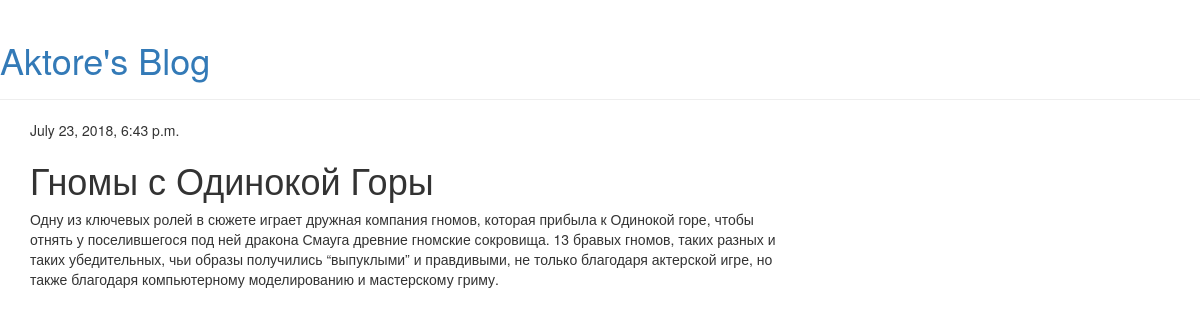
Page /post/6/ on the committed database.
### blog/models.py (models this page shows, shortened)
class Post(models.Model):
    auth = models.ForeignKey('auth.User',on_delete=models.CASCADE)
    title = models.CharField(max_length=200)
    text = models.TextField()
    created_date = models.DateTimeField(default=timezone.now)
    published_date = models.DateTimeField(blank=True, null=True)

### blog/views.py (the view)
# urls.py: url(r'^post/(?P<pk>\d+)/$', views.post_detail, name='post_detail'),
def post_detail(request, pk):
    post = get_object_or_404(Post, pk=pk)
    return render(request, 'blog/post_detail.html', {'post': post})

### blog/templates/blog/post_detail.html
{% extends 'blog/base.html' %}
{% block content %}
    <div class="post">
        {% if post.published_date %}
            <div class="date">
                {{ post.published_date }}
            </div>
        {% endif %}
        <h1>{{ post.title }}</h1>
        <p>{{ post.text|linebreaksbr }}</p>
    </div>
{% endblock %}

### rows in the picture
Post: published_date "July 23, 2018, 6:43 p.m.", title "Гномы с Одинокой Горы", text "Одну из ключевых ролей в сюжете играет дружная компания гномов, которая прибыла к Одинокой горе, чтобы отнять у поселившегося под ней дракона Смауга древние гномские сокровища. 13 бравых гномов, таких разных и таких убедительных, чьи образы получились “выпуклыми” и правдивыми, не только благодаря актерской игре, но также благодаря компьютерному моделированию и мастерскому гриму."
